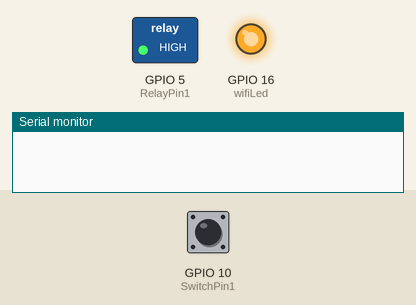
This sketch was run on a simulated ESP8266 (NodeMCU). On the bench: switched loads named in the sketch (green lamp = pin HIGH), output pins drawn as LEDs (lit = HIGH), the last lines printed to the serial monitor. Dashed ring = blinking. Inputs (shaded band) come from the test bench; at power-on: GPIO 10 (SwitchPin1) HIGH. WiFi joins after 1.5 s; servers stay silent unless stated.

Above: at 2.7 s.
2.8 s: GPIO 10 (SwitchPin1) pulled LOW for 1 s
At 4.9 s:
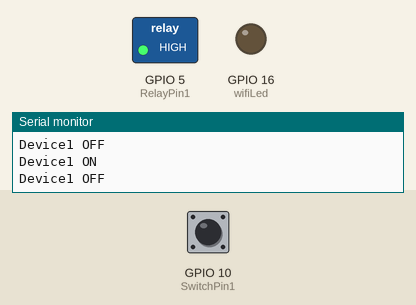
5.4 s: GPIO 10 (SwitchPin1) pulled LOW for 0.15 s
At 6.0 s:
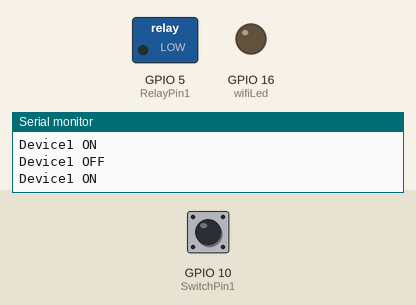
7.1 s: GPIO 10 (SwitchPin1) pulled LOW for 3.2 s
At 7.45 s:
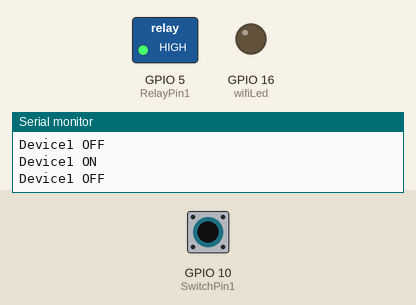
Timing chart, 0 to 11.8 s (numbered marks = the images above; inputs shaded):
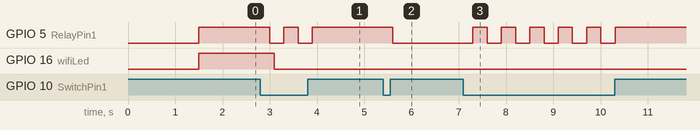

The sketch:

onelight_control.ino
```cpp
#define SECRET_SSID "Redmi" //Enter WIFI NAME
#define SECRET_PASS "praneeth111" //Enter WIFI PASSWORD
#define SECRET_DEVICE_KEY "TFXHJXHISKUIOV0TJP4I" //Enter Secret Key

#include <ArduinoIoTCloud.h>
#include <Arduino_ConnectionHandler.h>

const char THING_ID[ ]  = "73847a65-352e-449d-8216-89ca069ad945";  //Enter THING ID
const char  DEVICE_LOGIN_NAME[]  = "0cd66500-de33-4395-ba76-7a76c0819d0d"; //Enter DEVICE ID
const char SSID[] = SECRET_SSID;    // Network SSID (name)
const char PASS[] = SECRET_PASS;    // Network password (use for WPA, or use as key for WEP)
const char DEVICE_KEY[]  = SECRET_DEVICE_KEY;// Secret device password


void onSwitch1Change();


CloudSwitch switch1;


void initProperties()
{


  ArduinoCloud.setBoardId(DEVICE_LOGIN_NAME);
  ArduinoCloud.setSecretDeviceKey(DEVICE_KEY);
  ArduinoCloud.setThingId(THING_ID);
  ArduinoCloud.addProperty(switch1, READWRITE, ON_CHANGE, onSwitch1Change);
}


WiFiConnectionHandler ArduinoIoTPreferredConnection(SSID, PASS);


#define RelayPin1 5  //D1
#define SwitchPin1 10  //SD3
#define wifiLed   16   //D0


int toggleState_1 = 0; //Define integer to remember the toggle state relay 1


void relayOnOff(int relay)
{
  switch (relay)
  {
    case 1:
      if (toggleState_1 == 0)
      {
        digitalWrite(RelayPin1, LOW); // turn on relay 1
        toggleState_1 = 1;
        Serial.println("Device1 ON");
      }

else
     {
        digitalWrite(RelayPin1, HIGH); // turn off relay 1
        toggleState_1 = 0;
        Serial.println("Device1 OFF");
      }
      delay(100);
      break;
      default : break;
 }
}
void manual_control()
{
  if (digitalRead(SwitchPin1) == LOW)
  {
    delay(200);
    relayOnOff(1);
   }
}


void setup() {

  Serial.begin(9600);

  delay(1500);


  initProperties();


  ArduinoCloud.begin(ArduinoIoTPreferredConnection);


 pinMode(RelayPin1, OUTPUT);
 pinMode(wifiLed, OUTPUT);
 pinMode(SwitchPin1, INPUT_PULLUP);


digitalWrite(RelayPin1, HIGH);
digitalWrite(wifiLed, HIGH);  //Turn OFF WiFi LED
}


void loop() {
  ArduinoCloud.update();

  manual_control(); //Control relays manually


  if (WiFi.status() != WL_CONNECTED)
  {
    digitalWrite(wifiLed, HIGH); //Turn OFF WiFi LED
  }
  else{
    digitalWrite(wifiLed, LOW); //Turn ON WiFi LED
  }
}


void onSwitch1Change() {
  if (switch1 == 1)
  {
    digitalWrite(RelayPin1, HIGH);
    Serial.println("Device1 ON");
    toggleState_1 = 1;
  }
  else
  {
    digitalWrite(RelayPin1, LOW);
    Serial.println("Device1 OFF");
    toggleState_1 = 0;
  }
}
```

Measured:
- after the input at 2.8 s, GPIO 5 (RelayPin1): alternates HIGH for 0.30 s and LOW for 0.30 s, 4 changes in all, then stays HIGH, starting after 0.20 s
- after the input at 5.4 s, GPIO 5 (RelayPin1): HIGH → LOW after 0.20 s
- after the input at 7.1 s, GPIO 5 (RelayPin1): alternates HIGH for 0.30 s and LOW for 0.30 s, 11 changes in all, then stays HIGH, starting after 0.20 s
